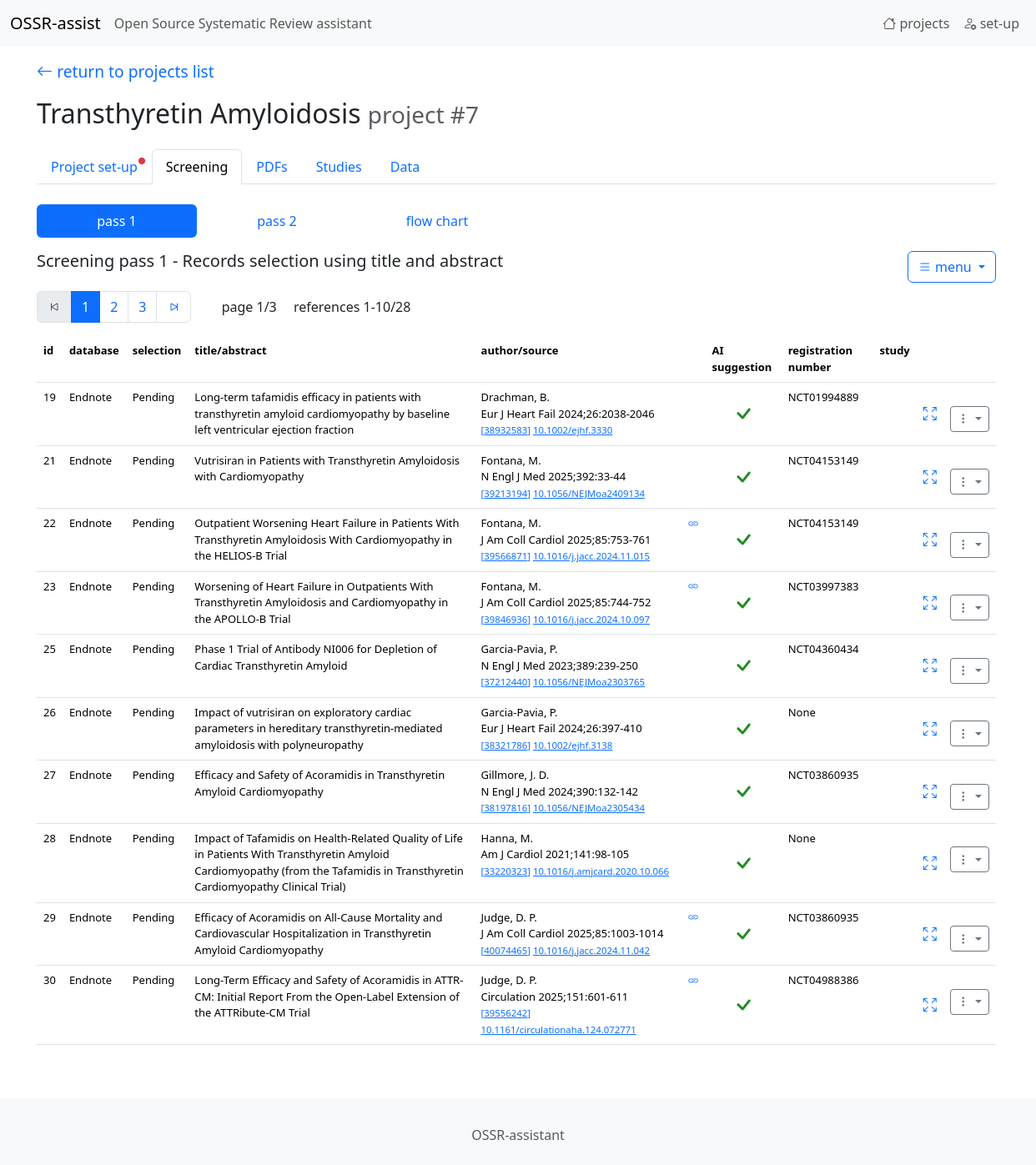
The app's page /records/list/7/, older data.
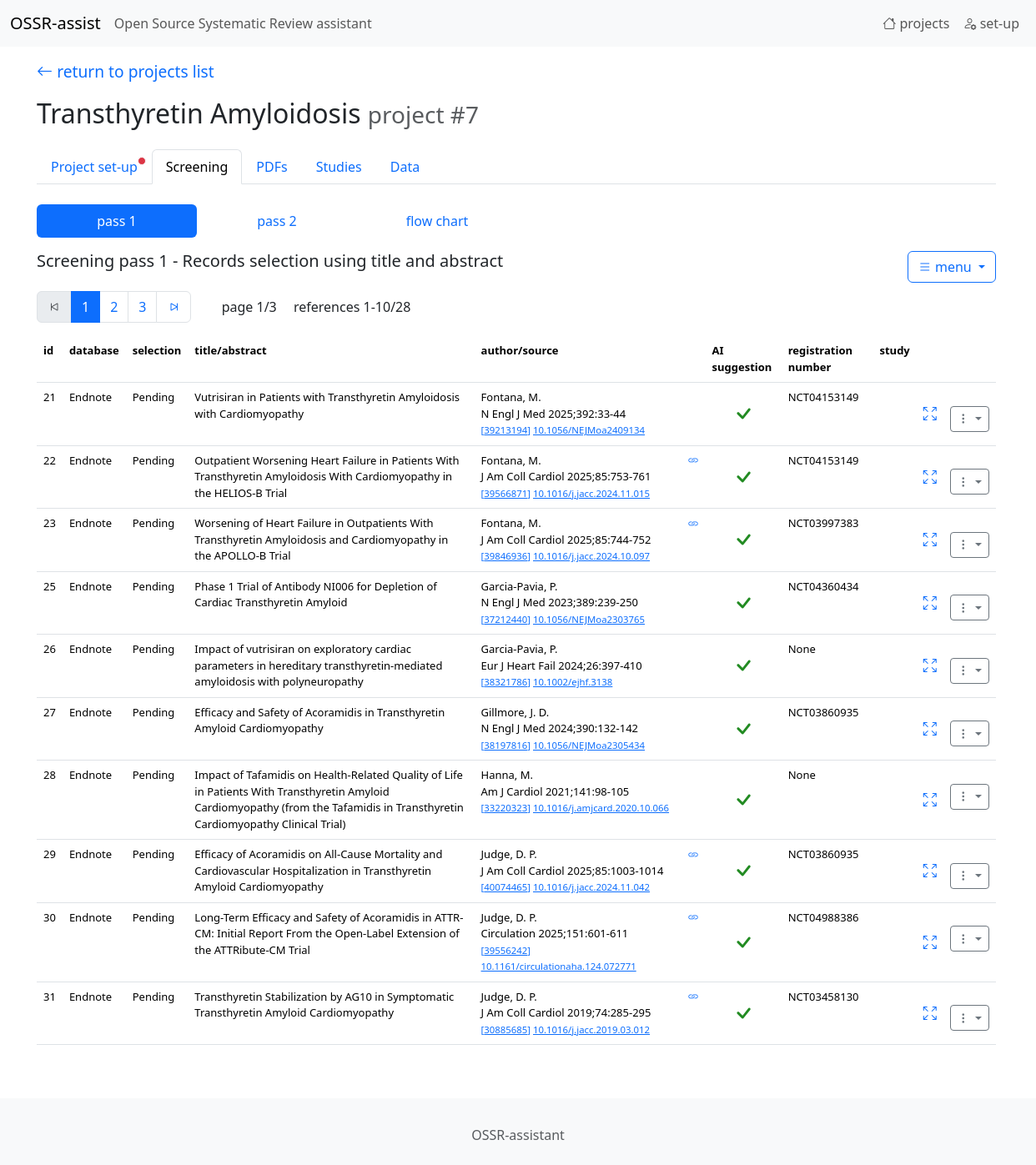
The same page, newer data.
### tables this page shows
CREATE TABLE "projects"
(
    id                   integer
        constraint projects_pk
            primary key autoincrement,
    name                 TEXT,
    green_words          TEXT default "",
    red_words            TEXT default "",
    eligibility_criteria TEXT default "",
    type_of_study        INT  default 0
, prompt_selection_user TEXT default "", prompt_selection_system TEXT);

CREATE TABLE "records"
(
    id                  integer
        constraint records_pk
            primary key,
    project             integer,
    pmid                integer,
    DOI                 TEXT,
    source              TEXT,
    abstract            TEXT,
    AI_decision         integer default 0,
    AI_answer           TEXT,
    url                 TEXT,
    registration_number TEXT,
    acronym             TEXT,
    author1             TEXT,
    title               TEXT,
    selection           integer default 0,
    exclusion_reason    integer default 0,
    database            integer default 0
);

### app.py (the view)
@app.route('/records/list/<int:project_id>/', defaults={'pass_number': 1, 'page': 1})
@app.route('/records/list/<int:project_id>/<int:pass_number>/', defaults={'page': 1})
@app.route('/records/list/<int:project_id>/<int:pass_number>/<int:page>')
def endpoint_records_list(project_id, pass_number, page):
    return records_list(project_id, pass_number, page)

### AI_utils.py (called while the page is built)
def is_API_KEY_available(llm_name):
    if llm_name == "openai":
        if "OPENAI_API_KEY" in os.environ and os.environ["OPENAI_API_KEY"]!="": return True
    elif llm_name == "claude":
        if "ANTHROPIC_API_KEY" in os.environ and os.environ["ANTHROPIC_API_KEY"] != "": return True
    elif llm_name == "deepseek":
        if "HYPERBOLIC_API_KEY" in os.environ and os.environ["HYPERBOLIC_API_KEY"] != "": return True
    elif llm_name == "mistral":
        if "MISTRAL_API_KEY" in os.environ and os.environ["MISTRAL_API_KEY"] != "": return True
    return False

def is_primary_LLM_available():
    if current_app.config["LLM_NAME"] is None or current_app.config["LLM_NAME"].strip()=="": return False
    llm_name = current_app.config["LLM_NAME"]
    if is_API_KEY_available(llm_name): return True
    return False

### utils.py (called while the page is built)
def get_db_connection():
    conn = sqlite3.connect(DB_PATH)
    conn.row_factory = sqlite3.Row  # Pour avoir les résultats sous forme de dictionnaire
    return conn

def sql_select_fetchone(sql, parameters):
    with get_db_connection() as con:
        cur = con.cursor()
        res = cur.execute(sql, parameters)
        r = res.fetchone()
    return r

def sql_select_fetchall(sql, parameters):
    con = sqlite3.connect(DB_PATH)
    con.row_factory = sqlite3.Row
    cur = con.cursor()
    res = cur.execute(sql, parameters)
    rows = res.fetchall()
    columns = [column[0] for column in cur.description]
    result = [dict(zip(columns, row)) for row in rows]
    cur.close()
    con.close()
    return result

def get_project_name(project_id):
    sql="SELECT name, type_of_study, eligibility_criteria FROM projects WHERE id=?"
    r = sql_select_fetchone(sql, (project_id,))
    project_name = r['name']
    study_type = r['type_of_study']
    eligibility_criteria_empty = (r['eligibility_criteria'] is None or r['eligibility_criteria'].strip() == "")
    return project_name, study_type, eligibility_criteria_empty

### templates/records_list.html (shortened to what this page needs)
{% extends 'base.html' %}
{%  block content %}
    {%  set page = 'screening' %}
    {% include '_navbar1.html' %}
    <div class="mb-3">
        <ul class="nav nav-pills">
            <li class="nav-item">
                <a class="nav-link {% if pass_number==1 %}active{% endif %}" href="/records/list/{{ project_id }}/1/1" style="width: 12rem; text-align: center;">pass 1</a>
            </li>
            <li class="nav-item">
                <a class="nav-link {% if pass_number==2 %}active{% endif %}" href="/records/list/{{ project_id }}/2/1" style="width: 12rem; text-align: center;">pass 2</a>
            </li>
            <li class="nav-item">
                <a class="nav-link" href="/records/flowchart/{{ project_id }}" style="width: 12rem; text-align: center;">flow chart</a>
            </li>
        </ul>
    </div>
    <h5 class="mt-0 mb-4">
        <div class="dropdown" style="float: right; ">
            <button class="btn btn-outline-primary dropdown-toggle" type="button" data-bs-toggle="dropdown" aria-expanded="false">
                <i class="bi bi-list"></i> menu
            </button>
        </div>
        {% if pass_number==1 %}Screening pass 1 - Records selection using title and abstract{% endif %}
    </h5>
    {%  if records %}
    <div>
    <nav aria-label="Page navigation example"  style="display: inline-block;  vertical-align: center;">
      <ul class="pagination">
        <li class="page-item">
          <a class="page-link {% if i_page<=1 %}disabled{% endif %}" href="/records/list/{{ project_id }}/{{ pass_number }}/{{ 1 }}" aria-label="Previous">
            <i class="bi bi-skip-start"></i>
          </a>
        </li>
        <li class="page-item"><a class="page-link active" href="/records/list/{{ project_id }}/{{ pass_number }}/{{ i_page }}">{{ i_page }}</a></li>
        {%  if (i_page + 1) <= n_page %}
        <li class="page-item"><a class="page-link" href="/records/list/{{ project_id }}/{{ pass_number }}/{{ i_page + 1 }}">{{ i_page + 1 }} </a></li>
        {%  endif %}
        {%  if (i_page + 2) <= n_page %}
        <li class="page-item"><a class="page-link" href="/records/list/{{ project_id }}/{{ pass_number }}/{{ i_page + 2 }}">{{ i_page + 2 }}</a></li>
        {% endif %}
        <li class="page-item">
          <a class="page-link {% if i_page == n_page %}disabled{% endif %}" href="/records/list/{{ project_id }}/{{ pass_number }}/{{ n_page }}" aria-label="Next">
            <i class="bi bi-skip-end"></i>
          </a>
        </li>
      </ul>
    </nav>
        <div style="display: inline-block;  vertical-align: center; margin-left: 2em;">
            page {{ i_page }}/{{ n_page }}
        </div>
        <div style="display: inline-block;  vertical-align: center; margin-left: 1em;">
            references {{ first_reference }}-{{ last_reference }}/{{ n_reference }}
        </div>
    </div>
    <table class="table table-condensed table-hover" style="font-size: small;">
    <tr>
        <th>id</th>
        <th>database</th>
        <th>selection</th>
        <th>title/abstract</th>
        <th>author/source</th>
        <th></th>
        <th>AI suggestion</th>
        <th>registration number</th>
        <th>study</th>
        <th></th>
        <th></th>
    </tr>
    {% for record in records %}
        <tr class="{{ record["selection_class"] }}">
            <td>{{ record["id"] }}</td>
            <td>{{ record["database"] }}</td>
            <td>
                {% if record["exclusion_reason"]!=0 %}
                    <span data-bs-toggle="popover" data-bs-title="Exclusion reason" data-bs-html="true"
                          data-bs-placement="bottom" data-bs-trigger="hover" data-bs-container="body"
                          data-bs-content="{{ record["exclusion_reason_text"] }}">
                        {{ record["selection_text"] }} ({{ record["selection"] }})
                    </span>
                {% else %}
                    {{ record["selection_text"] }}
                {% endif %}
            </td>
            <td>
                <span data-bs-toggle="popover" data-bs-title="Abstract" data-bs-html="true" data-bs-placement="bottom" data-bs-trigger="hover" data-bs-container="body"
                      data-bs-custom-class="popover-custom"
                      data-bs-content="{{ record["abstract"] }}">
                    {{ record["title"] }}
                </span>
            </td>
            <td>
                {{ record["author1"] }} <br/> {{ record["source"] }}
                <small>
                    <a href="https://pubmed.ncbi.nlm.nih.gov/{{ record["pmid"] }}/" target="_blank">[{{ record["pmid"] }}]</a>
                    <a href="https://doi.org/{{ record["DOI"] }}/" target="_blank">{{ record["DOI"] }}</a>
                </small>
            </td>
        <td>
            {% if record['url']!="" and  record['url'] is not none %}
                <a href="{{ record['url'] }}" target="_blank">
                    <i class="bi bi-link"></i>
                </a>
            {% endif %}
        </td>
            <td class="align-middle text-center">
                <span data-bs-toggle="popover" data-bs-title="AI screening" data-bs-html="true" data-bs-placement="bottom" data-bs-trigger="hover" data-bs-container="body"
                      data-bs-custom-class="popover-custom"
                      data-bs-content="{{ record["AI_answer"] }}">
                    {{ record["AI_decision"] | safe}}
                </span>
            </td>
            <td>{{ record["registration_number"] }}</td>
            <td>
            </td>
            <td class="" style="vertical-align: middle;">
                {%  if pass_number==1 %}
                    <a href="/records/screening_pass1_window/{{ record["id"] }}/{{ project_id }}"><i class="bi bi-arrows-fullscreen" style="font-size: 1rem;"></i></a>
                {%  else  %}
                    <a href="/records/screening_pass2_window/{{ record["id"] }}/{{ project_id }}"><i class="bi bi-arrows-fullscreen" style="font-size: 1rem;"></i></a>
                {%  endif %}
            </td>
        <td class="" style="margin-right: 2em; vertical-align: center;">&nbsp;
        <div class="dropdown align-middle">
            <button class="btn btn-outline-secondary btn-sm dropdown-toggle" type="button" data-bs-toggle="dropdown" aria-expanded="false">
            <i class="bi bi-three-dots-vertical"></i>
            </button>
        </div>
        </td>
        </tr>
    {% endfor %}
    </table>
    {%  endif %}
{%  endblock %}

### templates/base.html (shortened to what this page needs)
<!DOCTYPE html>
<html lang="en" class="min-vh-100">
<head>
    <link rel="stylesheet" href="{{ url_for('static',filename='ccs1.css') }}">
    <link href="https://cdn.jsdelivr.net/npm/bootstrap@5.3.5/dist/css/bootstrap.min.css" rel="stylesheet">
    <link rel="stylesheet" href="https://cdn.jsdelivr.net/npm/bootstrap-icons@1.11.3/font/bootstrap-icons.min.css">
</head>
<body class="d-flex flex-column min-vh-100">
<nav class="navbar navbar-expand-lg bg-body-tertiary">
  <div class="container-fluid">
    <a class="navbar-brand" href="{{ url_for('endpoint_home')}}">OSSR-assist </a>
      <span class="navbar-text">Open Source Systematic Review assistant</span>
    <div class="collapse navbar-collapse" id="navbarSupportedContent">
      <ul class="navbar-nav navbar-right mb-2 mb-lg-0">
            <li class="nav-item">
                <a class="nav-link " aria-current="page" href="{{ url_for('endpoint_home')}}"><i class="bi bi-house"></i> projects</a>
            </li>
            <li class="nav-item">
                <a href="/setup" class="nav-link " >
                    <i class="bi bi-person-gear"></i> set-up
                </a>
            </li>
      </ul>
    </div>
  </div>
</nav>
<div class="container-fluid flex-grow-1" style="margin-left: 2em; padding-right: 5em; margin-right: 5em;" role="alert">
{%  block content %}{% endblock %}
</div>
<br/><br/>
<footer class="footer mt-auto py-4 bg-light" >
    <div class="container">
        <div class="row">
            <div class="col text-center">
                <p class="mt-2 mb-0 text-muted">OSSR-assistant</p>
            </div>
        </div>
    </div>
</footer>
</body>
</html>

### templates/_navbar1.html (shortened to what this page needs)
<p class="mt-3 mb-3">
    <a href="{{ url_for('endpoint_home')}}" class="return_arrow">
    <i class="bi bi-arrow-left"></i> return to projects list
    </a>
</p>
<h2>
    {{ project_name }}
    <small class="text-body-secondary">project #{{ project_id }}</small>
</h2>
<ul class="nav nav-tabs mb-4 mt-4">
  <li class="nav-item">
    <a class="nav-link {% if page=='setup' %}active{% endif %}" href="/project/edit/{{ project_id }}">
        Project set-up
        {%  if eligibility_criteria_empty %}
            <span class="position-absolute top-n2 start-99 translate-left p-1 bg-danger border border-light rounded-circle">
            </span>
        {% endif %}
    </a>
  </li>
  <li class="nav-item">
    <a class="nav-link {% if page=='screening' %}active{% endif %}" href="/records/list/{{ project_id }}/1">Screening</a>
  </li>
  <li class="nav-item">
    <a class="nav-link {% if page=='pdf' %}active{% endif %}" href="/pdfs/list/{{ project_id }}">PDFs</a>
  </li>
  <li class="nav-item">
    <a class="nav-link {% if page=='studies' %}active{% endif %}" href="/studies/list/{{ project_id }}">Studies</a>
  </li>
  <li class="nav-item">
    <a class="nav-link {% if page=='data' %}active{% endif %}" href="/data/list1/{{ project_id }}">Data</a>
  </li>
</ul>

### static/ccs1.css (style rules this page uses)
a { text-decoration: none; }
.return_arrow { font-size: 1.2em; text-decoration: none; }

Row changes from the older to the newer data that the page shows:
no longer on this page (row edited): records: id "19", database "Endnote", selection_text "Pending", title "Long-term tafamidis efficacy in patients with transthyretin amyloid cardiomyopathy by baseline left ventricular ejection fraction", author1 "Drachman, B.", source "Eur J Heart Fail 2024;26:2038-2046", pmid "38932583", DOI "10.1002/ejhf.3330", registration_number "NCT01994889"
now on this page (row unchanged): records: id "31", database "Endnote", selection_text "Pending", title "Transthyretin Stabilization by AG10 in Symptomatic Transthyretin Amyloid Cardiomyopathy", author1 "Judge, D. P.", source "J Am Coll Cardiol 2019;74:285-295", pmid "30885685", DOI "10.1016/j.jacc.2019.03.012", registration_number "NCT03458130"
